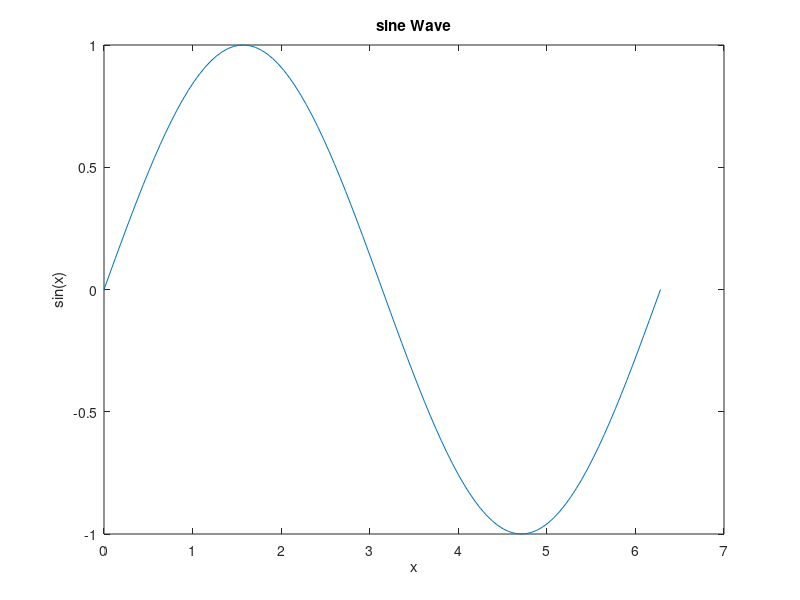

Reproduce this figure in MATLAB.
function plotSineWave()
      x = linspace(0, 2*pi,100);
      y=sin(x);
      plot(x,y);
      title ('sine Wave');
      xlabel('x');
      ylabel('sin(x)');
